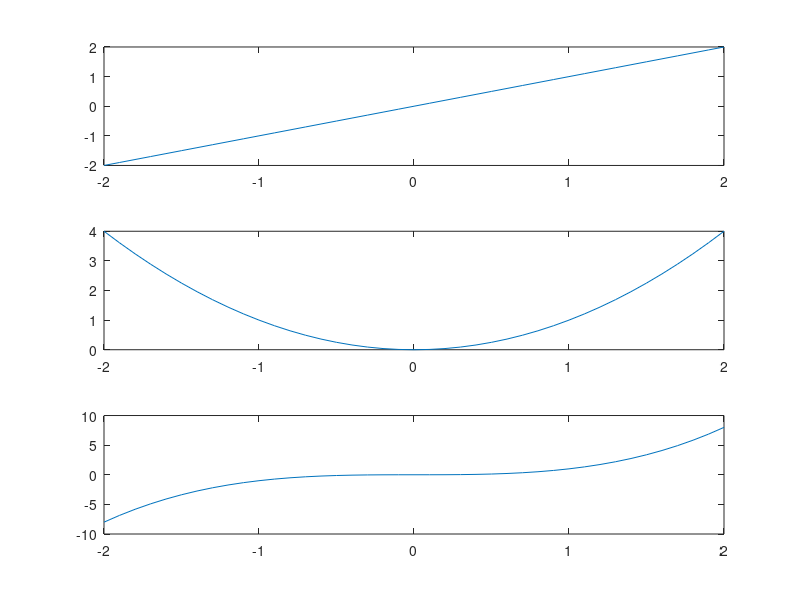

Reproduce this figure in MATLAB.
clc
clear
x = -2:0.1:2;

y1 = x;
y2 = x.^2;
y3 = x.^3;
subplot(3,1,1)
plot(x,y1)
subplot(3,1,2)
plot(x,y2)
subplot(3,1,3)
plot(x,y3)